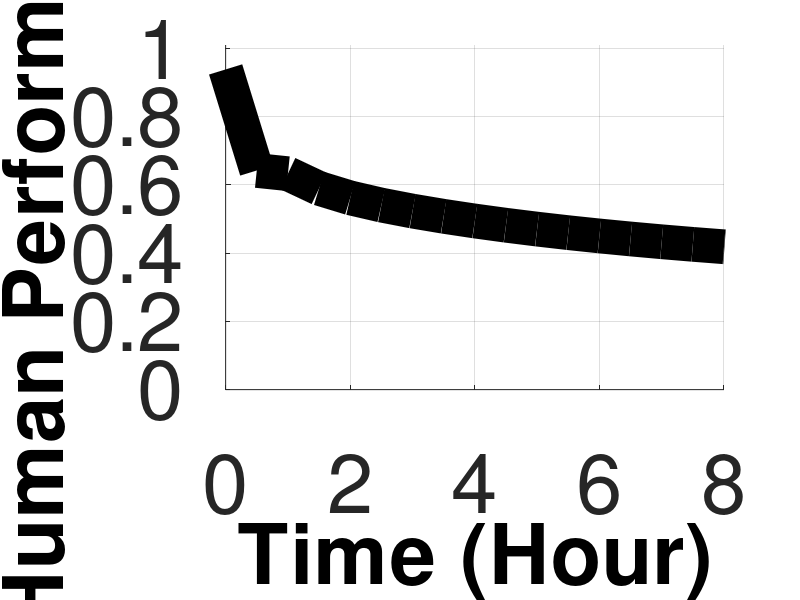
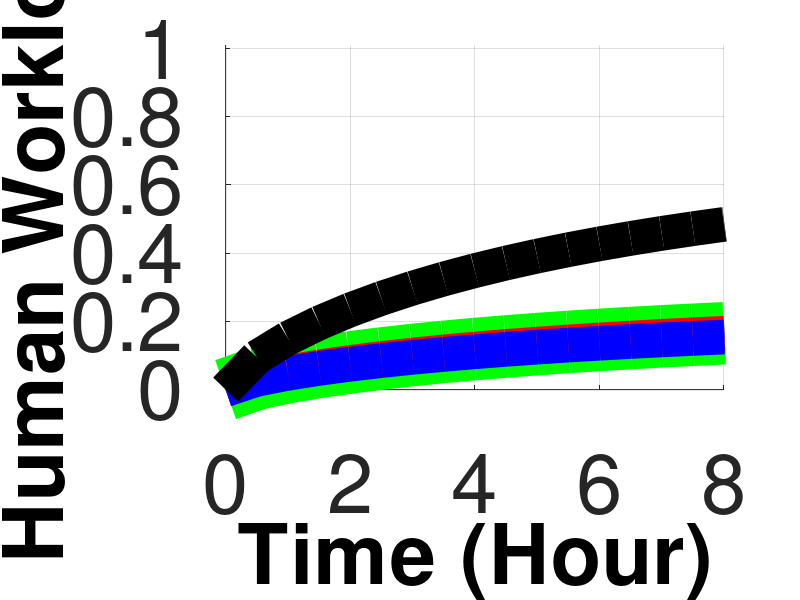
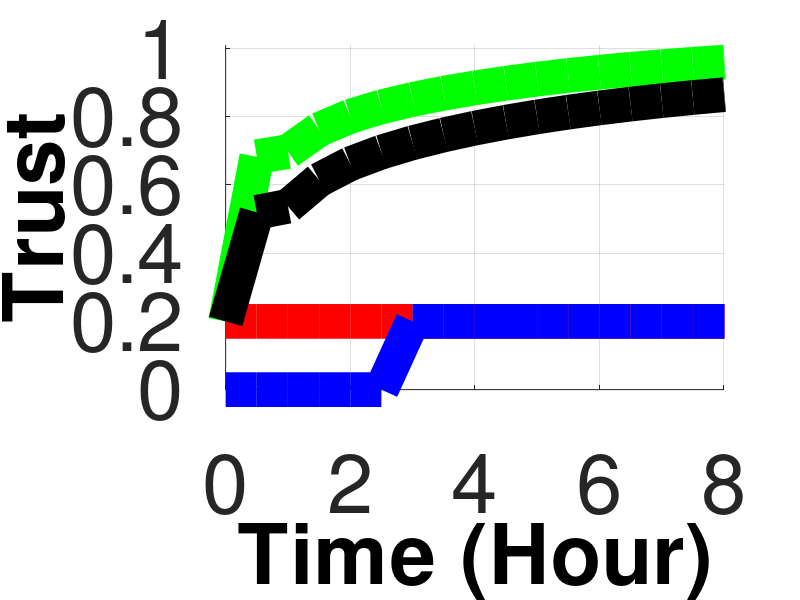

Here is the MATLAB script that generated these plots, in order:
%% parameter Terminology
% cf - fatigue constant
% cr - recovery constant
% f0 - applied force for a particular task
% mvc - initial maximum isometric force one can generate at rest
% hp - dynamic model for the human physical performance
% hc - dynamic model for the human cognitive performance
% fth - an equilibrium point at which the fatigue and recovery balance
% out.It is called the lowest threshold point 
% e - robot exploration rate
% R - robot performance matrix
% po - probability of assigned task
% rp - sum of robot performance considring the object of arrival
% a,b - physical performance parameter constant
% t - time bound
% fmax_iso - maximum isometric force one can produce
% f - chnaging force co-efficient
% pc_max - max cognitive performance parameter
% pc_min - min cognitive performance parameter
% r - utilization factor
% B - task difficulty [0.3 to 1]
% pr - robot performance parameter
% fs - faith control parameter 
% fth - threshold for the faith
% dp - performance difference between human and robot
% T - trust
% Td - upper limit of trust dependability
% Tud - upper limit of trust underdependibility
% h_all - overall human performance
% a - human physical performance co-efficient
% 1-a - human cognitive performance co-efficient
% n_r - number of robots
% eta - human assigned task
% cc - cognitive co-efficient



clc
clear all
close all

%% Human Physical Performance

% parameter initialization
cf=10^-4;
cr=2.4*10^-4;
f0=50;
mvc=200;
hp_init=1; % initially human physical performance will be high
fth=151.9;
n=0:0.5:9;
t=length(n);
fmax_iso_init=1; % initially human physical performance will be high
f=10^5.4;
n_r=3; % initialize the number of robots
eta=0.2;
cc=0.8;

% non-Linearized Physical Performance Calculation
fmax_iso(1)=mvc;
for i=1:t
    hp(i)=(fmax_iso(i)-fth)/(mvc-fth);
    fmax_iso(i+1)=fmax_iso(i)-(n_r*cf*fmax_iso(i)*f*exp(-i)/mvc)+(cr*(mvc-fmax_iso(i)));
%     fmax_iso(i+1)=fmax_iso(i)-(n_r*cf*fmax_iso(i)*f*exp(-(n_r/1.5)*i)/mvc)+(cr*(mvc-fmax_iso(i)));
   
end


%% Human Cognitive Performance for Workload

% parameter initialization
pc_max=1;
pc_min=0;
C=0.3; % C = 0.7, 0.3
rp1=0.7, rp2=0.5, rp3=0.3;
po1=0.5, po2=0.3, po3=1-(po1+po2); % sum should be 1
R=[rp1, rp2, rp3];
PO=[po1, po2, po3];
rp=sum(R.*PO);
e=1-rp;
r_init=0;

% non-Linearized Cognitive performance Performance Parameter
r(1)=r_init;
for i=1:t
    hc(i)=1-(pc_max-pc_min)*((r(i)/(1-C))^(1-C))*(((1-r(i))/C)^C)+pc_min;
    r(i+1)=(r(i)+(cc*e+eta-2*r(i))/(2*t));
    if (e-r(i))<=0 % Productive cognitive experience
       r(i)=0;
    end
end
hc((i+1):t)=zeros(1,length((i+1):t));
 
%% Robot performance Parameter Effect
pr=rp*ones(1,t);
pr1=(rp1*po1/rp)*ones(1,t);
pr2=(rp2*po2/rp)*ones(1,t);
pr3=(rp3*po3/rp)*ones(1,t);


%% human Overall Performance parameter
h=0.1*hp+0.7*hc+0.2*pr;

%% Check for h<=0.2 index
j=min(find(h<0.2)) % point for which h is below 0.2

if j>0
   t=j; 
end

disp('t'), t
disp('hc'), hc(t)
disp('h'), h(t)
disp('r'), r(t)

%% Overall Performnace Calculation
% Initialization for faith calculation
h_all=0.3*hp(1:t)+0.7*h(1:t)
fp=0.2*h_all;
fd=0.7*h_all;

for k=2:t
    if pr(k-1)<fp(k-1)
        p=0.6;
    elseif pr(k-1)>=fp(k-1) && pr(k-1)<fd(k-1)
        p=0.4;
    elseif pr(k-1)>=fd(k-1) && pr(k-1)<0.9
        p=0.2;
    else
        p=0.1;
    end
    h_all(k)=p*hp(k)+(1-p)*h(k);
    fp(k)=0.2*h_all(k); % for dynamic changing of threshold
    fd(k)=0.7*h_all(k); % for dynamic changing of threshold
end


 
%% Trust Calculation from the robot performance
eps=0.2;

T=zeros(1,length(h_all));
T1=zeros(1,length(h_all));
T2=zeros(1,length(h_all));
T3=zeros(1,length(h_all));

% for mul-robot
for m=1:length(h_all)
    if pr(m)<fp(m) 
        T(m)=0;
    elseif pr(m)>=fp(m) && pr(m)<fd(m)
        T(m)=eps;
    elseif pr(m)>=fd(m) 
        if pr(m)-fd(m) >0
            ang=3*(pr(m)-fd(m)); % 2.5
        end
        T(m)=min(1,eps+tanh(ang));
    end
end

% for robot 1
for m=1:length(h_all)
    if pr1(m)<fp(m) 
        T1(m)=0;
    elseif pr1(m)>=fp(m) && pr1(m)<fd(m)
        T1(m)=eps;
    elseif pr1(m)>=fd(m) 
        if pr1(m)-fd(m) >0
            ang=3*(pr1(m)-fd(m)); % 2.5
        end
        T1(m)=min(1,eps+tanh(ang));
    end
end

% for robot 2
for m=1:length(h_all)
    if pr2(m)<fp(m) 
        T2(m)=0;
    elseif pr2(m)>=fp(m) && pr2(m)<fd(m)
        T2(m)=eps;
    elseif pr2(m)>=fd(m) 
        if pr2(m)-fd(m) >0
            ang=3*(pr2(m)-fd(m)); % 2.5
        end
        T2(m)=min(1,eps+tanh(ang));
    end
end

% for robot 3
for m=1:length(h_all)
    if pr3(m)<fp(m) 
        T3(m)=0;
    elseif pr3(m)>=fp(m) && pr3(m)<fd(m)
        T3(m)=eps;
    elseif pr3(m)>=fd(m) 
        if pr3(m)-fd(m) >0
            ang=3*(pr3(m)-fd(m)); % 2.5
        end
        T3(m)=min(1,eps+tanh(ang));
    end
end

% Human Performance
figure(11)
grid on
% All plotting under the same curve
hold on
% plot(n(1:t),h(1:t),'-yo','Linewidth',25,'MarkerSize',15)
plot(n(1:t),h_all(1:t),'-k','Linewidth',25)
% plot(n(1:t),hp(1:t),'-co','Linewidth',25,'MarkerSize',15)
hold off
% legend('Physical Performance','Cognitive Performance', 'Performance')

set (gca,'fontsize',60)
xlabel('Time (Hour)','fontsize',60,'fontweight','b','color','k')
ylabel('Human Performance','fontsize',60,'fontweight','b','color','k')
xlim([0 8])
ylim([0 1.01])


% Workload
figure(13)
rppo=(1-rp1)*po1+(1-rp2)*po2+(1-rp3)*po3;
grid on
% All plotting under the same curve
hold on
plot(n(1:t),(1-rp1)*po1.*(1-hc(1:t))/rppo,'-g','Linewidth',45)
plot(n(1:t),(1-rp2)*po2.*(1-hc(1:t))/rppo,'-r','Linewidth',25)
plot(n(1:t),(1-rp3)*po3.*(1-hc(1:t))/rppo,'-b','Linewidth',25)
plot(n(1:t),1-hc(1:t),'-k','Linewidth',25)
hold off
% legend({'for Robot 1','for Robot 2', 'for Robot 3', 'for Multi-Robot'},'FontSize',14)
set (gca,'fontsize',60)
xlabel('Time (Hour)','fontsize',60,'fontweight','b','color','k')
ylabel('Human Workload','fontsize',60,'fontweight','b','color','k')
xlim([0 8])
ylim([0 1.01])

% Trust
figure(15)
grid on
% All plotting under the same curve
hold on

plot(n(1:t),T1(1:t),'-g','Linewidth',25)
plot(n(1:t),T2(1:t),'-r','Linewidth',25)
plot(n(1:t),T3(1:t),'-b','Linewidth',25)

plot(n(1:t),T(1:t),'-k','Linewidth',25)
hold off
set (gca,'fontsize',60)
% legend({'for Robot 1','for Robot 2', 'for Robot 3', 'for Multi-Robot'},'FontSize',30)
xlabel('Time (Hour)','fontsize',60,'fontweight','b','color','k')
ylabel('Trust','fontsize',60,'fontweight','b','color','k')
xlim([0 8])
ylim([0 1.01])




C
disp('pr='),pr(1)
Pfw=[(1-rp1)*po1.*(1-hc(1:t))/rppo; (1-rp2)*po2.*(1-hc(1:t))/rppo; (1-rp3)*po3.*(1-hc(1:t))/rppo; 1-hc(1:t)];
PfT=[rp1*po1*T(1:t)/rp; rp2*po2*T(1:t)/rp; rp3*po3*T(1:t)/rp; T(1:t)];